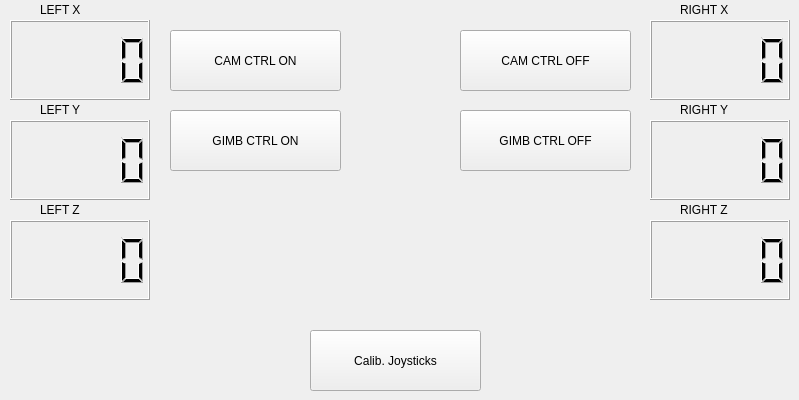
   <widget class="QWidget" name="tab_raw">
    <attribute name="title">
     <string>RAW</string>
    </attribute>
    <widget class="QLCDNumber" name="lcd0_4">
     <property name="geometry">
      <rect>
       <x>650</x>
       <y>120</y>
       <width>140</width>
       <height>80</height>
      </rect>
     </property>
    </widget>
    <widget class="QLabel" name="label">
     <property name="geometry">
      <rect>
       <x>40</x>
       <y>0</y>
       <width>81</width>
       <height>20</height>
      </rect>
     </property>
     <property name="text">
      <string>LEFT X</string>
     </property>
    </widget>
    <widget class="QLabel" name="label_2">
     <property name="geometry">
      <rect>
       <x>40</x>
       <y>100</y>
       <width>81</width>
       <height>20</height>
      </rect>
     </property>
     <property name="text">
      <string>LEFT Y</string>
     </property>
    </widget>
    <widget class="QLCDNumber" name="lcd0_3">
     <property name="geometry">
      <rect>
       <x>650</x>
       <y>20</y>
       <width>140</width>
       <height>80</height>
      </rect>
     </property>
    </widget>
    <widget class="QLCDNumber" name="lcd0_2">
     <property name="geometry">
      <rect>
       <x>10</x>
       <y>220</y>
       <width>140</width>
       <height>80</height>
      </rect>
     </property>
    </widget>
    <widget class="QLabel" name="label_3">
     <property name="geometry">
      <rect>
       <x>40</x>
       <y>200</y>
       <width>81</width>
       <height>20</height>
      </rect>
     </property>
     <property name="text">
      <string>LEFT Z</string>
     </property>
    </widget>
    <widget class="QLCDNumber" name="lcd0_5">
     <property name="geometry">
      <rect>
       <x>650</x>
       <y>220</y>
       <width>140</width>
       <height>80</height>
      </rect>
     </property>
    </widget>
    <widget class="QLabel" name="label_4">
     <property name="geometry">
      <rect>
       <x>680</x>
       <y>0</y>
       <width>91</width>
       <height>20</height>
      </rect>
     </property>
     <property name="text">
      <string>RIGHT X</string>
     </property>
    </widget>
    <widget class="QLabel" name="label_5">
     <property name="geometry">
      <rect>
       <x>680</x>
       <y>100</y>
       <width>91</width>
       <height>20</height>
      </rect>
     </property>
     <property name="text">
      <string>RIGHT Y</string>
     </property>
    </widget>
    <widget class="QLCDNumber" name="lcd0_0">
     <property name="geometry">
      <rect>
       <x>10</x>
       <y>20</y>
       <width>140</width>
       <height>80</height>
      </rect>
     </property>
    </widget>
    <widget class="QLCDNumber" name="lcd0_1">
     <property name="geometry">
      <rect>
       <x>10</x>
       <y>120</y>
       <width>140</width>
       <height>80</height>
      </rect>
     </property>
    </widget>
    <widget class="QLabel" name="label_6">
     <property name="geometry">
      <rect>
       <x>680</x>
       <y>200</y>
       <width>91</width>
       <height>20</height>
      </rect>
     </property>
     <property name="text">
      <string>RIGHT Z</string>
     </property>
    </widget>
    <widget class="QPushButton" name="ButEnCamCtrl">
     <property name="geometry">
      <rect>
       <x>170</x>
       <y>30</y>
       <width>171</width>
       <height>61</height>
      </rect>
     </property>
     <property name="text">
      <string>CAM CTRL ON</string>
     </property>
    </widget>
    <widget class="QPushButton" name="ButDisCamCtrl">
     <property name="geometry">
      <rect>
       <x>460</x>
       <y>30</y>
       <width>171</width>
       <height>61</height>
      </rect>
     </property>
     <property name="text">
      <string>CAM CTRL OFF</string>
     </property>
    </widget>
    <widget class="QPushButton" name="ButEnGimbalCtrl">
     <property name="geometry">
      <rect>
       <x>170</x>
       <y>110</y>
       <width>171</width>
       <height>61</height>
      </rect>
     </property>
     <property name="text">
      <string>GIMB CTRL ON</string>
     </property>
    </widget>
    <widget class="QPushButton" name="ButDisGimbalCtrl">
     <property name="geometry">
      <rect>
       <x>460</x>
       <y>110</y>
       <width>171</width>
       <height>61</height>
      </rect>
     </property>
     <property name="text">
      <string>GIMB CTRL OFF</string>
     </property>
    </widget>
    <widget class="QPushButton" name="ButCalibrateJoysticks">
     <property name="geometry">
      <rect>
       <x>310</x>
       <y>330</y>
       <width>171</width>
       <height>61</height>
      </rect>
     </property>
     <property name="text">
      <string>Calib. Joysticks</string>
     </property>
    </widget>
   </widget>
